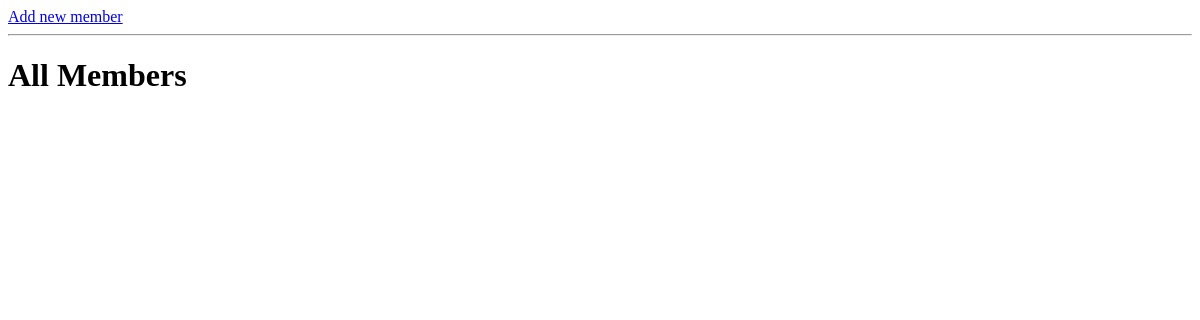
The app's page /members, older data.
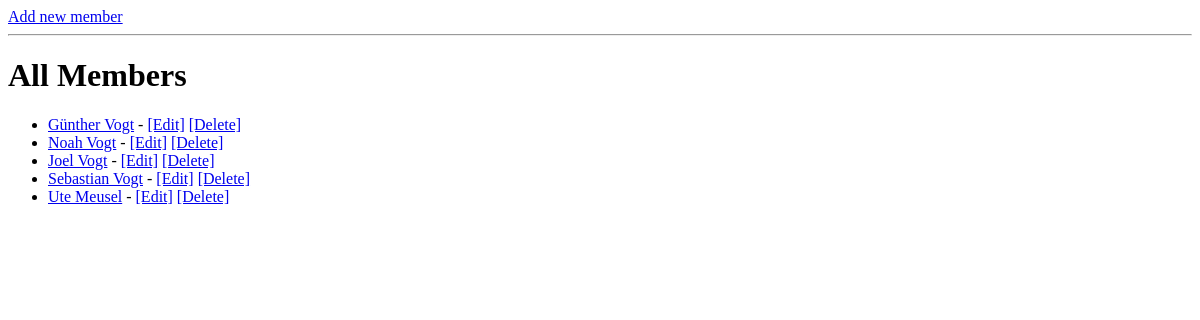
The same page, newer data.
### members/models.py (models this page shows, shortened)
class Member(models.Model):
    firstname = models.CharField(max_length=255)
    lastname = models.CharField(max_length=255)
    birthday = models.DateField()
    def get_fullname(self):
        return f"{self.firstname} {self.lastname}"
    class Meta:
        ordering = ["-birthday"]

### members/views.py (the view)
# urls.py: path("", views.MemberListView.as_view(), name="member-index"),
class MemberListView(ListView):
    model = models.Member
    context_object_name = "members"
    template_name = "members/member_index.html"
    def get_context_data(self, **kwargs):
        context = super().get_context_data(**kwargs)
        context["title"] = "All members"
        return context

### members/templates/members/member_index.html (shortened to what this page needs)
{% extends "base.html" %}
{% block header %}
    <header>
        <a href="{% url "member-create" %}">Add new member</a>
        <hr>
        <h1>
            {{ title|title }}
        </h1>
    </header>
{% endblock %}
{% block main %}
    <ul>
        {% for member in members %}
            <li>
                <a href="{% url "member-detail" pk=member.pk %}">{{ member.get_fullname }}</a>
                -
                <a href="{% url "member-update" pk=member.pk %}">[Edit]</a>
                <a href="{% url "member-delete" pk=member.pk %}">[Delete]</a>
            </li>
        {% endfor %}
    </ul>
{% endblock %}

### templates/base.html (shortened to what this page needs)
{% load static %}
<!DOCTYPE html>
<html>
<head>
    <link rel="stylesheet" href="{% static "css/style.css" %}">
</head>
<body>
    {% block header %}{%  endblock %}
    <main>
        {% block main %}{% endblock %}
    </main>
</body>
</html>

### static/css/style.css (style rules this page uses)
* { box-sizing: border-box; }

Row changes from the older to the newer data that the page shows:
added Member: get_fullname "Günther Vogt"
added Member: get_fullname "Noah Vogt"
added Member: get_fullname "Joel Vogt"
added Member: get_fullname "Sebastian Vogt"
added Member: get_fullname "Ute Meusel"
